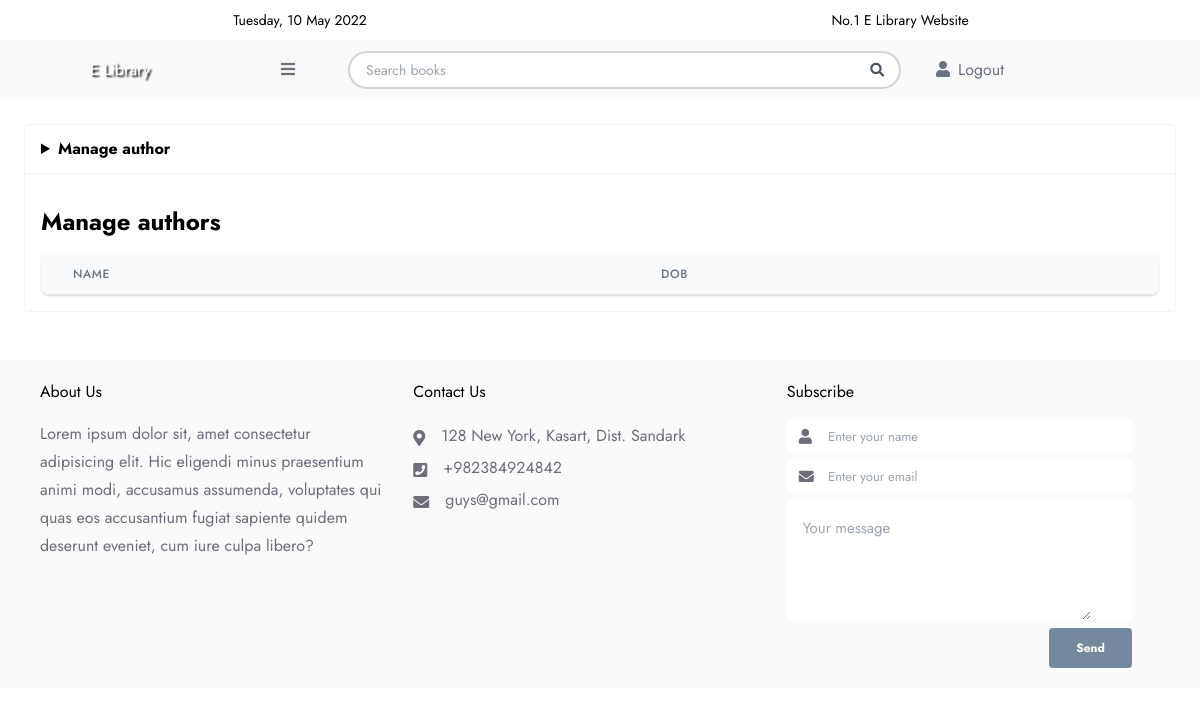
/manage_authors.php (signed in), run on an earlier commit of the app's database.
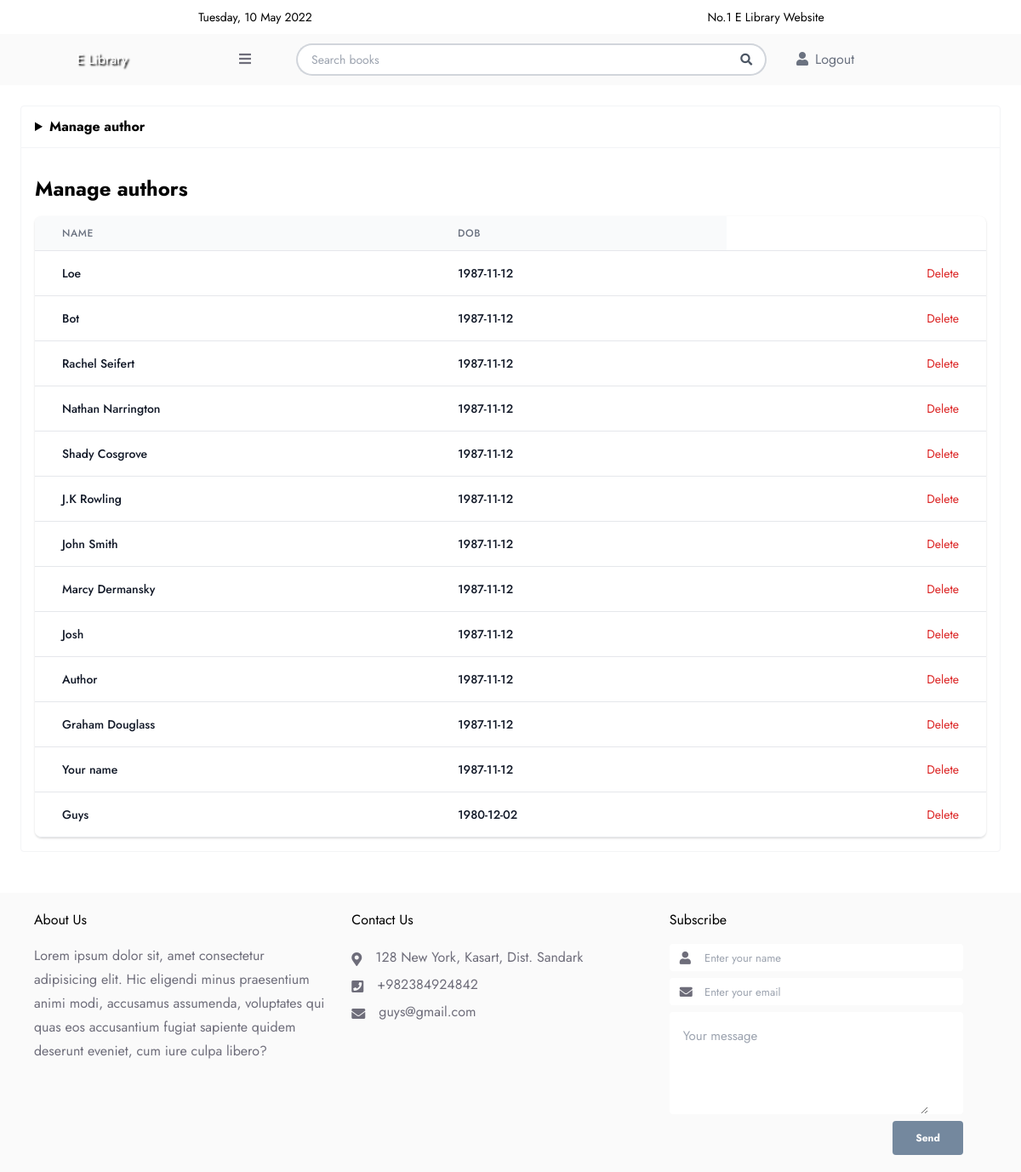
And on a later commit of the database.
### tables this page shows
CREATE TABLE `authors` (
  `id` int(11) NOT NULL AUTO_INCREMENT,
  `author_name` varchar(128) DEFAULT NULL,
  `dob` date DEFAULT NULL,
  PRIMARY KEY (`id`)
);

### inc/function.php (called while the page is built, shortened)
<?php
function display_authors()
{
    include("inc/connect.php");
    $rows = [];
    $sql = "SELECT * from authors";
    $result = $con->query($sql);
    while ($row = $result->fetch_assoc()) {
        $rows[] = $row;
    }
    return $rows;
}

### manage_authors.php (the view, shortened to what this page needs)
<!DOCTYPE html>
<html lang="en">
<?php include("inc/head.php") ?>
<body class="bg-white text-base dark:bg-gray-800 dark:text-gray-100">
    <div id="app" data-v-app="">
        <?php
        include("inc/header.php"); ?>
        <link href="https://cdn.jsdelivr.net/npm/tom-select/dist/css/tom-select.css" rel="stylesheet" />
        <?php
        $authors = display_authors(); ?>
        <section class="px-0 md:px-6 py-6">
            <div class="md:rounded border-gray-100 dark:bg-gray-900/70 bg-white border dark:border-gray-800 mb-6">
                <header class="border-gray-100 flex items-stretch border-b dark:border-gray-800">
                    <div class="flex items-center py-3 flex-grow font-bold px-4">
                        <details class="w-full">
                            <summary class="cursor-pointer">Manage author</summary>
                        </details>
                    </div>
                </header>
                <div class="flex flex-col flex-grow mt-4">
                    <div class="flex items-center justify-between px-4">
                        <p class="text-2xl font-bold">Manage authors</p>
                    </div>
                    <div class="my-2">
                        <div class="py-2 align-middle px-4">
                            <div class="shadow overflow-hidden border-b border-gray-200 sm:rounded-lg">
                                <table class="divide-y divide-gray-200 min-w-full">
                                    <thead class="bg-gray-50">
                                        <tr>
                                            <th scope="col" class="px-6 py-3 text-left text-xs font-medium text-gray-500 uppercase tracking-wider">Name</th>
                                            <th scope="col" class="px-6 py-3 text-left text-xs font-medium text-gray-500 uppercase tracking-wider">DOB</th>
                                        </tr>
                                    </thead>
                                    <tbody class="bg-white divide-y divide-gray-200">
                                        <?php
                                        foreach ($authors as $author) {
                                        ?>
                                            <tr>
                                                <td class="px-6 py-4 whitespace-nowrap">
                                                    <div class="flex items-center">
                                                        <div class="text-sm font-medium text-gray-900"> <?php echo $author['author_name'] ?> </div>
                                                    </div>
                                                </td>
                                                <td class="px-6 py-4 whitespace-nowrap">
                                                    <div class="flex items-center">
                                                        <div class="text-sm font-medium text-gray-900"> <?php echo $author['dob'] ?> </div>
                                                    </div>
                                                </td>
                                                <td class="px-6 py-4 whitespace-nowrap text-right text-sm font-medium flex justify-end">
                                                    <form action="inc/controller/author_controller.php" method="POST">
                                                        <button name="del_author" class="text-red-600 hover:text-red-900 ml-2">Delete</button>
                                                    </form>
                                                </td>
                                            </tr>
                                        <?php }
                                        ?>
                                    </tbody>
                                </table>
                            </div>
                        </div>
                    </div>
                </div>
            </div>
        </section>
    </div>
    <?php include("inc/footer.php") ?>
</body>
</html>

What changed in the data, as far as the page shows it:
added authors: author_name "Loe", dob "1987-11-12"
added authors: author_name "Bot", dob "1987-11-12"
added authors: author_name "Rachel Seifert", dob "1987-11-12"
added authors: author_name "Nathan Narrington", dob "1987-11-12"
added authors: author_name "Shady Cosgrove", dob "1987-11-12"
added authors: author_name "J.K Rowling", dob "1987-11-12"
added authors: author_name "John Smith", dob "1987-11-12"
added authors: author_name "Marcy Dermansky", dob "1987-11-12"
added authors: author_name "Josh", dob "1987-11-12"
added authors: author_name "Author", dob "1987-11-12"
added authors: author_name "Graham Douglass", dob "1987-11-12"
added authors: author_name "Your name", dob "1987-11-12"
added authors: author_name "Guys", dob "1980-12-02"
